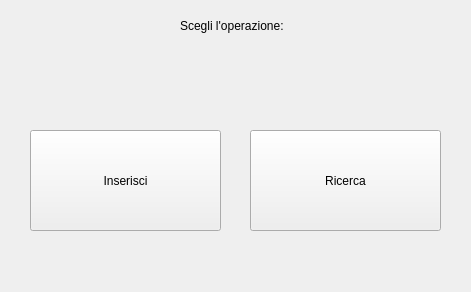
<?xml version="1.0" encoding="UTF-8"?>
<ui version="4.0">
 <class>MainMagazzino</class>
 <widget class="QWidget" name="MainMagazzino">
  <property name="geometry">
   <rect>
    <x>0</x>
    <y>0</y>
    <width>471</width>
    <height>292</height>
   </rect>
  </property>
  <property name="sizePolicy">
   <sizepolicy hsizetype="Fixed" vsizetype="Fixed">
    <horstretch>0</horstretch>
    <verstretch>0</verstretch>
   </sizepolicy>
  </property>
  <property name="windowTitle">
   <string>Magazzino</string>
  </property>
  <widget class="QLabel" name="label">
   <property name="geometry">
    <rect>
     <x>180</x>
     <y>10</y>
     <width>121</width>
     <height>31</height>
    </rect>
   </property>
   <property name="text">
    <string>Scegli l'operazione:</string>
   </property>
  </widget>
  <widget class="QPushButton" name="btn_inserisci">
   <property name="geometry">
    <rect>
     <x>30</x>
     <y>130</y>
     <width>191</width>
     <height>101</height>
    </rect>
   </property>
   <property name="text">
    <string>Inserisci</string>
   </property>
  </widget>
  <widget class="QPushButton" name="btn_ricerca">
   <property name="geometry">
    <rect>
     <x>250</x>
     <y>130</y>
     <width>191</width>
     <height>101</height>
    </rect>
   </property>
   <property name="text">
    <string>Ricerca</string>
   </property>
  </widget>
 </widget>
 <resources/>
 <connections/>
</ui>
